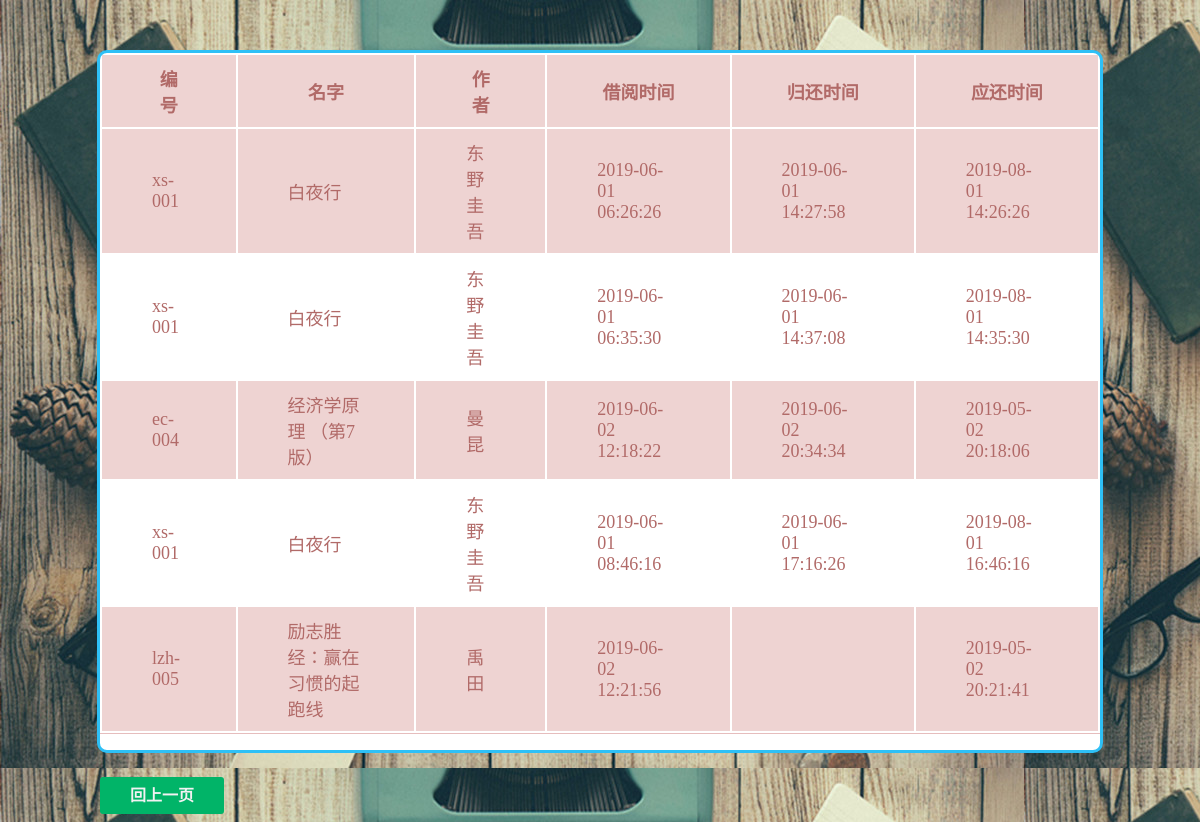
/jilu.php (signed in), run on the app's committed database.
### tables this page shows
CREATE TABLE IF NOT EXISTS `borrow` (
  `borrow_id` int(100) NOT NULL AUTO_INCREMENT,
  `reader_id` int(100) NOT NULL,
  `book_id` varchar(100) NOT NULL,
  `borrow_time` timestamp NOT NULL,
  `return_time` varchar(100) DEFAULT NULL,
  `shreturn` varchar(100) NOT NULL,
  PRIMARY KEY (`borrow_id`)
);

CREATE TABLE IF NOT EXISTS `book` (
  `book_id` varchar(100) NOT NULL,
  `name` varchar(100) NOT NULL,
  `writer` varchar(100) NOT NULL,
  `publish` varchar(100) NOT NULL,
  `sum` int(4) NOT NULL,
  `rest_num` int(4) NOT NULL,
  `book_cat` varchar(100) NOT NULL,
  `floor` int(4) NOT NULL,
  `library_id` int(10) NOT NULL,
  `infromation` varchar(1000) NOT NULL,
  `publish_time` date NOT NULL,
  `price` int(10) NOT NULL,
  `score` int(100) NOT NULL,
  `yuyue` varchar(100) DEFAULT NULL,
  `likes` varchar(1000) NOT NULL,
  PRIMARY KEY (`book_id`)
);

### dbtools.inc.php (called while the page is built, shortened)
<?php
  function execute_sql($link, $database, $sql)
  {
    mysqli_select_db($link, $database)
      or die("開啟資料庫失敗: " . mysqli_error($link));
    $result = mysqli_query($link, $sql);
    return $result;
  }
?>

### jilu.php (the view, shortened to what this page needs)
<!doctype html>
<html>
  <head>
  </head>
  <body background="img/15 (1)_副本.jpg">
  <div class="tyg-div-denglv">
	<div class="tyg-div-form">
   <form name="myForm" action="" method="post" >
  <table id="table-1" >
<thead>
<th>编号</th>
<th>名字</th>
<th>作者</th>
<th>借阅时间</th>
<th>归还时间</th>
<th>应还时间</th>
</thead>
<tbody>
<?php
require_once("dbtools.inc.php");
$link = create_connection();
$id=$_SESSION["reader_id"];
$sql = "SELECT book_id,name,writer,borrow_time,return_time,shreturn FROM `borrow`NATURAL JOIN `book` WHERE reader_id=$id";
$result = execute_sql($link, "library", $sql);
        $total_records = mysqli_num_rows($result);
        mysqli_data_seek($result, 0);
        for ($j = 0; $j < $total_records; $j++)
        {
				while ($row = mysqli_fetch_object($result))
            {
              echo "<tr>";
			  echo"<td>$row->book_id</td>";
            	echo"<td>$row->name</td>";
			 echo "<td >$row->writer</td>";
              echo "<td>$row->borrow_time</td>";
			   echo "<td>$row->return_time</td>";
			    echo "<td>$row->shreturn</td>";
              echo "</tr>";
            }
        }
      ?>
    </table>
    <p align='center'>
	<div id="login_click" >
        <a id="btlogin" href="reader_center.html">回上一页</a>
		 </div>
	</form>
	</div>
	</div>
  </body>
</html>

### jilu.php (style rules this page uses)
.tyg-div-denglv {  float:right; position:middle; right:3%;top:0%; }
.tyg-div-form { background-color:white; border-style:solid; border-radius:10px; width:1000px; height:auto; margin:50px auto 0 auto; color:#2ec0f6; }
#table-1 thead, #table-1 tr { border-top-width: 100px; border-top-height:500px; border-top-style: solid; background: #FFF position:middle; }
#table-1 { border-bottom-width: 1px; border-bottom-style: solid; border-bottom-color: rgb(230, 189, 189); }
#table-1 td, #table-1 th { padding: 10px 50px; font-size: 18px; font-family: Verdana; color: rgb(177, 106, 104); }
#table-1 tr:nth-child(even) { background: #FFF }
#table-1 tr:nth-child(odd) { background: rgb(238, 211, 210) }
#login_click { margin-top:32px; height:40px;position:absolute; }
#login_click a { text-decoration:none; background:#01B468; color:#f2f2f2; padding: 10px 30px 10px 30px; font-size:16px; font-family: 微软雅黑,宋体,Arial,Helvetica,Verdana,sans-serif; font-weight:bold; border-radius:3px; -webkit-transition:all linear 0.30s; -moz-transition:all linear 0.30s; transition:all linear 0.30s; }

### data on the page
borrow: book "xs-001", book.name "白夜行", book.writer "东野圭吾", borrow_time "2019-06-01 06:26:26", return_time "2019-06-01 14:27:58", shreturn "2019-08-01 14:26:26"
borrow: book "xs-001", book.name "白夜行", book.writer "东野圭吾", borrow_time "2019-06-01 06:35:30", return_time "2019-06-01 14:37:08", shreturn "2019-08-01 14:35:30"
borrow: book "ec-004", book.name "经济学原理 （第7版）", book.writer "曼昆", borrow_time "2019-06-02 12:18:22", return_time "2019-06-02 20:34:34", shreturn "2019-05-02 20:18:06"
borrow: book "xs-001", book.name "白夜行", book.writer "东野圭吾", borrow_time "2019-06-01 08:46:16", return_time "2019-06-01 17:16:26", shreturn "2019-08-01 16:46:16"
borrow: book "lzh-005", book.name "励志胜经：赢在习惯的起跑线", book.writer "禹田", borrow_time "2019-06-02 12:21:56", shreturn "2019-05-02 20:21:41"
